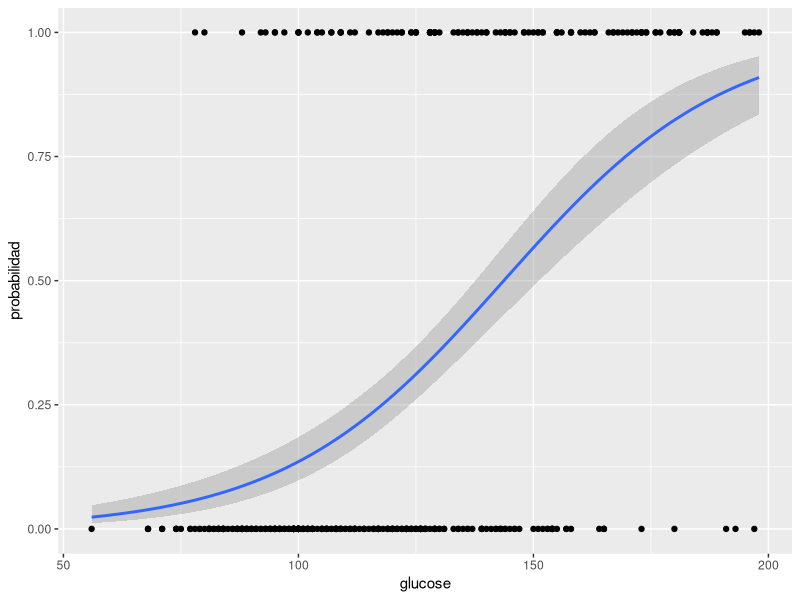

The R source for this figure:
#Librerías
library(ggplot2)
library(dplyr)

#Obtenemos los datos
data("PimaIndiansDiabetes2",package="mlbench")
head(PimaIndiansDiabetes2)

#Preparar los datos
diabetes <- na.omit(PimaIndiansDiabetes2)
rm(PimaIndiansDiabetes2)

#Construir el modelo de regresión logística múltiple
modelo <- glm(diabetes ~ .,data=diabetes, family = "binomial") #el punto se refiere al resto de variables.

#Crear modelo de regresión logística simple
modelo_2 <- glm(diabetes ~ glucose, data=diabetes, family = "binomial")
#Analizar el modelo
summary(modelo)
#si el estimador de la variable cuantitativa es positivo, significa que si aumenta su valor, nos aumenta la probabilidad de padecer diabetes
#si el estimador de la variable cuantitativa es negativo, significa que si aumenta su valor, nos disminuye la probabilidad de padecer diabetes.
#el p-valor asociado a cada variable cuantitativa nos muestra si la influencia de dicha variable es estadísticamente significativa.
#las variables glucosa es la más relevante, seguida de la masa y pedrigree. (p-valor inferior a 0.05).

summary(modelo_2)

#Representar el modelo
diabetes <- diabetes %>% mutate("probabilidad"=ifelse(diabetes=="pos",1,0)) #transformamos pos en 1 y neg en 0 creando una nueva columna probabilidad.
ggplot(diabetes,aes(x=glucose, y=probabilidad)) + geom_point() + geom_smooth(method="glm",method.args=list(family="binomial"))

#Realizar predicciones
nuevos_datos <- data.frame(glucose=c(80,120,230,90,60))
probs <- predict(modelo_2,nuevos_datos,type="response")
round(probs*100,1)
